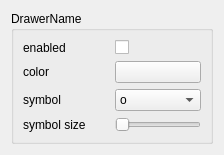
<?xml version="1.0" encoding="UTF-8"?>
<ui version="4.0">
 <class>Form</class>
 <widget class="QWidget" name="Form">
  <property name="geometry">
   <rect>
    <x>0</x>
    <y>0</y>
    <width>224</width>
    <height>155</height>
   </rect>
  </property>
  <property name="sizePolicy">
   <sizepolicy hsizetype="Preferred" vsizetype="Maximum">
    <horstretch>0</horstretch>
    <verstretch>0</verstretch>
   </sizepolicy>
  </property>
  <property name="windowTitle">
   <string>Form</string>
  </property>
  <layout class="QGridLayout" name="gridLayout_3">
   <item row="0" column="0">
    <widget class="QGroupBox" name="drawer_setting_group_box">
     <property name="title">
      <string>DrawerName</string>
     </property>
     <layout class="QGridLayout" name="gridLayout_2">
      <item row="0" column="0">
       <layout class="QGridLayout" name="gridLayout" columnstretch="1,1">
        <item row="2" column="0">
         <widget class="QLabel" name="symbol_label">
          <property name="text">
           <string>symbol</string>
          </property>
         </widget>
        </item>
        <item row="0" column="0">
         <widget class="QLabel" name="enabled_label">
          <property name="text">
           <string>enabled</string>
          </property>
         </widget>
        </item>
        <item row="1" column="1">
         <widget class="QPushButton" name="color_pickler_button">
          <property name="text">
           <string/>
          </property>
         </widget>
        </item>
        <item row="0" column="1">
         <widget class="QCheckBox" name="is_enabled_check_box">
          <property name="text">
           <string/>
          </property>
         </widget>
        </item>
        <item row="1" column="0">
         <widget class="QLabel" name="color_label">
          <property name="text">
           <string>color</string>
          </property>
         </widget>
        </item>
        <item row="2" column="1">
         <widget class="QComboBox" name="symbol_combo_box">
          <item>
           <property name="text">
            <string>o</string>
           </property>
          </item>
          <item>
           <property name="text">
            <string>s</string>
           </property>
          </item>
          <item>
           <property name="text">
            <string>+</string>
           </property>
          </item>
          <item>
           <property name="text">
            <string>d</string>
           </property>
          </item>
          <item>
           <property name="text">
            <string>t1</string>
           </property>
          </item>
          <item>
           <property name="text">
            <string>t2</string>
           </property>
          </item>
          <item>
           <property name="text">
            <string>t3</string>
           </property>
          </item>
          <item>
           <property name="text">
            <string>p</string>
           </property>
          </item>
          <item>
           <property name="text">
            <string>h</string>
           </property>
          </item>
          <item>
           <property name="text">
            <string>star</string>
           </property>
          </item>
         </widget>
        </item>
        <item row="3" column="0">
         <widget class="QLabel" name="symbol_size_label">
          <property name="text">
           <string>symbol size</string>
          </property>
         </widget>
        </item>
        <item row="3" column="1">
         <widget class="QSlider" name="symbol_size_slider">
          <property name="minimum">
           <number>1</number>
          </property>
          <property name="maximum">
           <number>20</number>
          </property>
          <property name="orientation">
           <enum>Qt::Horizontal</enum>
          </property>
         </widget>
        </item>
       </layout>
      </item>
     </layout>
    </widget>
   </item>
  </layout>
 </widget>
 <resources/>
 <connections/>
</ui>
